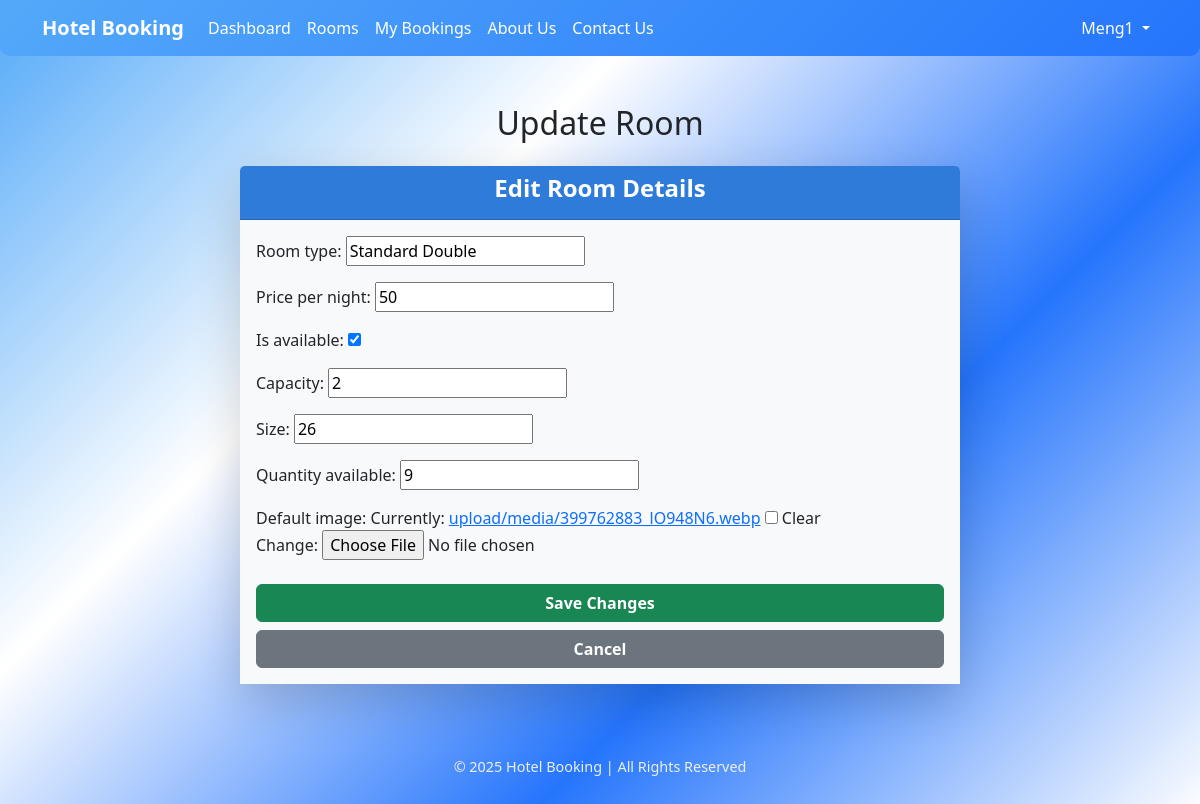
Page /update_room/4 (signed in) on the committed database.
### bookings/models.py (models this page shows, shortened)
class Room(models.Model):
    room_type = models.CharField(max_length=50)
    price_per_night = models.IntegerField()
    is_available = models.BooleanField(default=True)
    capacity = models.PositiveIntegerField()
    size = models.IntegerField()
    quantity_available = models.PositiveIntegerField(default=1)
    default_image = models.ImageField(upload_to='upload/media/', blank=True, null=True)

### bookings/views.py (the view)
# urls.py: path('update_room/<int:room_id>', views.update_room_admin, name='update_room'),
@login_required
def update_room_admin(request, room_id):
    room = get_object_or_404(Room, id=room_id)
    if request.method == 'POST':
        form = RoomForm(request.POST, instance=room)
        if form.is_valid():
            form.save()
            messages.success(request, "Room updated successfully!")
            return redirect('admin_room_list')
    else:
        form = RoomForm(instance=room)
    return render(request, 'bookings/update_room.html', {'form': form})

### bookings/forms.py
class RoomForm(forms.ModelForm):
    class Meta:
        model = Room
        fields = '__all__'

### bookings/templates/bookings/update_room.html (shortened to what this page needs)
{% extends 'bookings/main.html' %}
{% block content %}
<div class="container mt-5">
    <h2 class="text-center mb-4">Update Room</h2>
    <div class="row justify-content-center">
        <div class="col-md-8">
            <div class="card shadow-lg border-0">
                <div class="card-header bg-primary text-white text-center">
                    <h4 class="fw-bold">Edit Room Details</h4>
                </div>
                <div class="card-body bg-light">
                    <form method="post" enctype="multipart/form-data">
                        {{ form.as_p }}
                        <div class="d-grid mt-4">
                            <button type="submit" class="btn btn-success fw-bold">Save Changes</button>
                        </div>
                        <div class="d-grid mt-2">
                            <a href="{% url 'admin_room_list' %}" class="btn btn-secondary fw-bold">Cancel</a>
                        </div>
                    </form>
                </div>
            </div>
        </div>
    </div>
</div>
{% endblock %}

### bookings/templates/bookings/navbar.html (shortened to what this page needs)
<nav class="navbar navbar-expand  ">
    <div class="container">
        <a class="navbar-brand text-white fw-bold">Hotel Booking</a>
        <div class="collapse navbar-collapse" id="navbarNav">
            <ul class="navbar-nav me-auto">
                {% if user.is_authenticated %}
                {% if user.is_staff %}
                <li class="nav-item"><a class="nav-link text-white" href="{% url 'admin_dashboard' %}">Admin
                        Dashboard</a></li>
                {% else %}
                <li class="nav-item"><a class="nav-link text-white" href="{% url 'dashboard' %}"> Dashboard</a></li>
                <li class="nav-item"><a class="nav-link text-white" href="{% url 'room_list' %}">Rooms</a></li>
                <li class="nav-item"><a class="nav-link text-white" href="{% url 'my_bookings' %}">My Bookings</a></li>
                <li class="nav-item"><a class="nav-link text-white" href="{% url 'about_us' %}">About Us</a></li>
                <li class="nav-item"><a class="nav-link text-white" href="{% url 'contact_us' %}">Contact Us</a></li>
                {% endif %}
                {% endif %}
            </ul>
            <ul class="navbar-nav">
                {% if user.is_authenticated %}
                <li class="nav-item dropdown">
                    <a class="nav-link dropdown-toggle text-white" href="#" id="userDropdown" role="button"
                        data-bs-toggle="dropdown" aria-expanded="false">
                        {{ user.username }}
                    </a>
                </li>
                {% else %}
                <li class="nav-item"><a class="nav-link text-white" href="{% url 'login' %}">Login</a></li>
                <li class="nav-item"><a class="nav-link text-white" href="{% url 'register' %}">Register</a></li>
                {% endif %}
            </ul>
        </div>
    </div>
</nav>

### bookings/static/css/style.css (style rules this page uses)
body { background: linear-gradient(135deg, #53a9f9, #ffffff, #2575fc, #fff); font-family: "Roboto", sans-serif; color: #333; margin: 0; padding: 0; }
.navbar { background: linear-gradient(135deg, #53a9f9, #2575fc); color: skyblue; padding: 20px; border-radius: 0 0 10px 10px; }
.navbar-brand { font-size: 1.8rem; color: #280d93 !important; font-weight: bold; }
.nav-link { color: #162ca6 !important; font-weight: 500; transition: color 0.3s ease-in-out; }
.card { border-radius: 15px; background: #1c2833; color: #000000; border: none; transition: transform 0.3s ease, box-shadow 0.3s ease; }
.card-header { background: linear-gradient( 90deg, #2e7bd9, #2e7bd9 ); color: #fff; text-align: center; font-size: 1.8rem; font-weight: bold; padding: 20px; }
.card-body { padding: 20px; font-size: 1rem; }

### rows in the picture
Room: room_type "Standard Double", price_per_night "50", is_available "☑", capacity "2", size "26", quantity_available "9"

### other values in the picture
{{ user.username }} "Meng1"
